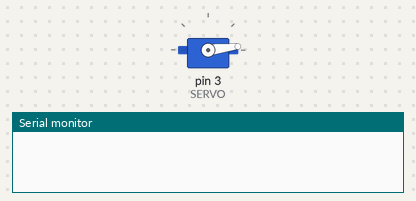
A sketch run on a simulated Arduino Uno, built with avr-gcc and run on an emulated ATmega328P. Shown: servo, the last lines printed to the serial monitor. Wiring (inferred from the names in the program): servo: signal pin 3. Servo pulses on a pin are drawn as a servo (544–2400 µs = 0–180°).

Above: at 0.1 s.
At 9.1 s:
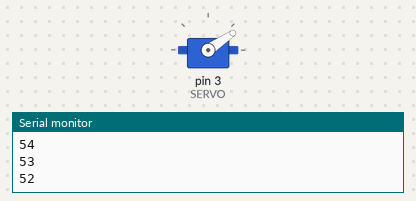
At 19.0 s:
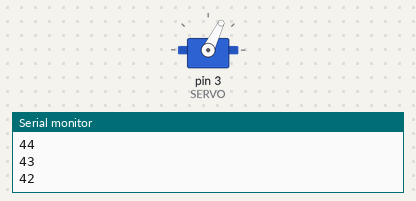
At 39.0 s:
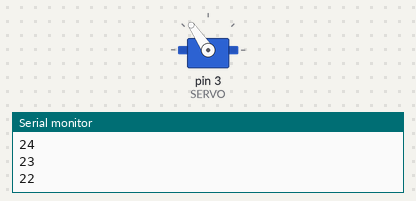
Timing chart, 0 to 40.0 s (numbered marks = the images above):
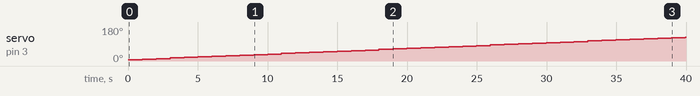

The sketch:

e2.ino
```cpp
// (C) __Omid Khodaparast, Alexander Säfström, Kaisa Arumeel, group: 2 __ (2024)
// Work package 4
// Exercise 2
// Submission code: 527499

//Define section
#define SERVO 3 // Servo motor
#define SERVO_PULSE_DURATION 50000 // Refresh rate of servo
#define ADC_RESOLUTION 1023.0 // ADC resolution of Arduino
#define MAX_VOLT_MV 5000.0 // Reference voltage
#define CLOCK_SPEED 16000000.0 // Clock speed of Uno
#define PRESCALER 1024.0 // Prescaler of choice to emulate slow clock
#define SECONDS_INTERVAL 0.02 // Every x seconds to run ISR
#define MIN_PULSE 544 // Minimum pulse length for servo
#define MAX_PULSE 2400 // Maximum pulse length for servo
#define TIMER_VALUE_SECONDS 5 // Start timer from value
#define SERVO_MAX_DEGREE 180.0 // Maximum degree turn of servo
#define TIMER_SECONDS 60
//Main program section

/**
* This program uses Timer interrupts on arduino to control
* a servo motor and simultaneously act as a timer.
*
* Purpose: To learn about timer interrupts and internal
* structure of the Arduino MCU.
* DIT632
*
**/

// Used to convert a wanted angle to an electrical pulse
int angleToPulse(float angle);

// A wrapper function to move the servo to a wanted degree
void goTo(float angle);

// Number of seconds left in the timer
volatile int timeLeft=TIMER_SECONDS;

// Number of fractions of a second.
volatile int secondFractions=0;

void setup()
{
  // Variable declarations
  int i=0; // To keep track of where we are in loop
  float CMR; // To store our Compare Match Register value


  // Set the temperature sensor to be input mode.
  pinMode(SERVO,OUTPUT);
  Serial.begin(9600);

  // Clear all previous interrupts.
  cli();

  /*
  * On Arduino Uno timer 0 and timer 2 are 8-bit timers.
  * This means that their max value is 255.
  * Timer 1 is a 16 bit timer, with max value 65535.
  * Using a prescaler we can slow down the clock to get
  * a wanted interval. I want an interval of 500ms therefore
  * I must use the timer 1.
  *
  * Hz = Clock Speed / Prescaler
  *
  * To be able to create a timer interrupt, we need to calculate
  * a value that we can put in the compare match register of timer 1.
  *
  * CMR = ( 16,000,000Hz / (prescaler * desired interrupt frequency) ) - 1
  *
  * The desired interrupt frequency in this case is 2HZ.
  *
  * We can calculate Hz by doing 1/x seconds.
  *
  * Prescalers: 256 and 1024 work but since 1024 will use less range in the
  * timer 1 we will use 1024.
  *
  * We do -1 because the timer's are zero-indexed.
  *
  * Therefore our CMR value is:
  *
  * CMR = 7811.5 = ( 16,000,000Hz / (1024 * 2Hz) ) - 1
  *
  * We will round the value to 7812.
  */

  // Calculate the CMR value using above equation.
  CMR = (CLOCK_SPEED / (PRESCALER * (1.0/SECONDS_INTERVAL)))-1.0;

  TCCR1A = 0; // Timer Counter Register 1A
  TCCR1B = 0; // Timer Counter Register 1B
  TCNT1 = 0; // Timer Counter 1

  // Here we set the CMR value we calculated earlier.
  OCR1A = (int) CMR; // Output Compare Register 1A

  // The timer counter register 1b holds information
  // about which mode to use with the timer.
  // We want to use CTC mode that clears the timer when
  // the TCNT1 value matches our OCR1A value.
  // We use bitwise OR to set the WGM12 bit to true.
  TCCR1B = TCCR1B | (1 << WGM12);

  // Activating CS12 and CS10 yields in a prescale value of 1024.
  TCCR1B = TCCR1B | (1 << CS12) | (1 << CS10);

  // Activating OCIE1A on TIMSK1 means:
  // that we enable the Output Compare A Match Interrupt Enable.
  // This means that an interrupt will be created whenever the timer
  // value in TCNT1 matches  the OCR1A Value.
  TIMSK1 = TIMSK1 | (1<<OCIE1A); // Timer Interrupt Mask Register 1


  // Calling sei() allows the MCU to react to any
  // configured interrupt sources.
  sei();


}

void loop(){}

// Interrupt Service Routine on Timer1 Compare Match A
// Whent the value of TCNT1 matches the OCR1A value,
// the mcu looks in the interrupt vector (address) table. There
// it will be able to find the address of the function/ISR to execute.
// We do not have to worry about placing the function address,
// as this is done by the linker, a tool in compilation that aids
// in placing and populating information in the correct places.
ISR(TIMER1_COMPA_vect) {

  /**
  * This code is called at a rate of 50Hz,
  * which is according to the specifications of the
  * servo motor. However since we also need to print
  * the number of seconds, we will need to create a separate
  * counter for that within our ISR. We split a second into
  * so-called second fractions. The number of second fractions
  * depend on the servo's refresh rate. As mentioned, 50 hz.
  * Which in this case results in 50 second fractions
  */


  // Map the amount of time left to a degree for the servo
  // After that call goTo to move the servo
  goTo(map(timeLeft,TIMER_SECONDS,0,0,180));

  // If the number of secondFractions is 50 (50 hz) and time >0
  if((secondFractions>=(1000/(1000*SECONDS_INTERVAL)))
    && timeLeft>=0){
    // Reset the fraction counter
    secondFractions=0;
    // Print the timer.
    Serial.println(timeLeft);
    // Decrement a second from the timer
    timeLeft--;

  }

  // Increment the number of fractions
  secondFractions++;
}

void goTo(float angle) {
    //Set servo pin to high
    digitalWrite(SERVO, HIGH);

    // Convert the degrees into a pulse (duration)
  	int pulse=angleToPulse(angle);

    //Delay and generate a pulse
    delayMicroseconds(pulse);

    //End the pulse
    digitalWrite(SERVO, LOW);

  	// Wait for some time before starting a new pulse.
    delayMicroseconds(SERVO_PULSE_DURATION - pulse);
}

int angleToPulse(float angle){
  	// Map a degree 0-100 to the minimum pulse value
    // and maximum pulse value of the servo motor.
	float pulse=map(angle,0.0,180.0,MIN_PULSE,MAX_PULSE);
    return (int)pulse;
}
```

Measured:
- by itself, servo on pin 3 (SERVO): moves from 7° to 127° over 38.9 s
